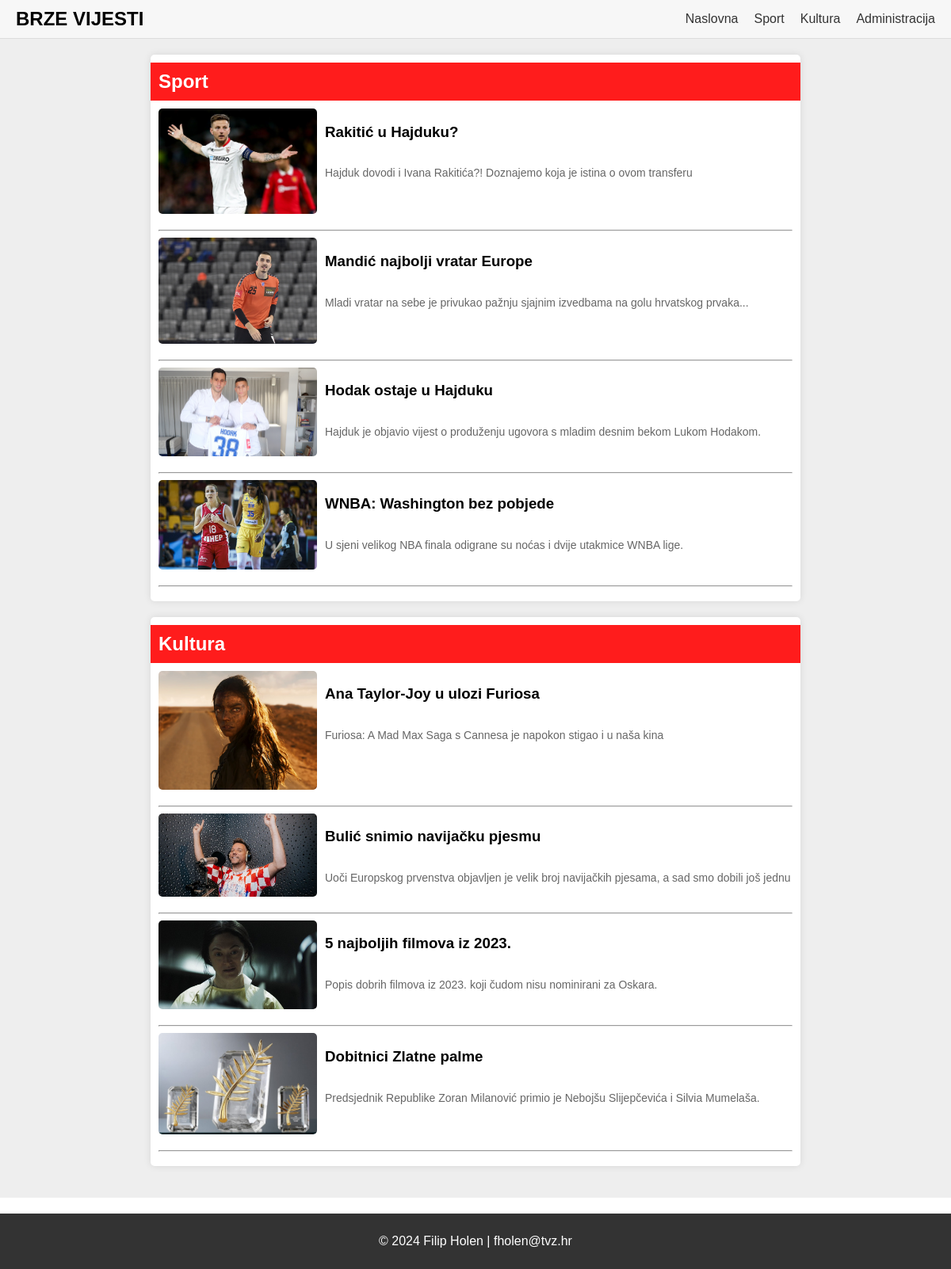
The page / on the database its author committed.
### tables this page shows
CREATE TABLE `vijesti` (
  `id` int(11) NOT NULL,
  `datum` varchar(25) NOT NULL,
  `naslov` varchar(255) NOT NULL,
  `sazetak` text NOT NULL,
  `tekst` text NOT NULL,
  `slika` varchar(255) DEFAULT NULL,
  `kategorija` varchar(50) NOT NULL,
  `arhiva` tinyint(1) NOT NULL DEFAULT 0
);

### index.php (the view, shortened to what this page needs)
<!DOCTYPE html>
<html lang="hr">
<head>
    <link rel="stylesheet" href="style.css">
</head>
<body>
    <header>
    <a href="index.php"><div class="logo">BRZE VIJESTI</div></a>
        <nav>
            <ul>
                <li><a href="index.php">Naslovna</a></li>
                <li><a href="kategorija.php?id=sport">Sport</a></li>
                <li><a href="kategorija.php?id=kultura">Kultura</a></li>
                <li><a href="administracija.php">Administracija</a></li>
            </ul>
        </nav>
    </header>
    <main>
    <?php
include 'connect.php';
function displayArticles($category) {
    global $db;
    $query = "SELECT * FROM vijesti WHERE arhiva=0 AND kategorija=? ORDER BY datum DESC LIMIT 4";
    $stmt = mysqli_prepare($db, $query);
    mysqli_stmt_bind_param($stmt, "s", $category);
    mysqli_stmt_execute($stmt);
    $result = mysqli_stmt_get_result($stmt);
    if (mysqli_num_rows($result) > 0) {
        echo "<section class='category $category' id='$category'>";
        echo "<h2>" . ucfirst($category) . "</h2>";
        while($row = mysqli_fetch_array($result)) {
            echo '<article>';
            echo '<img src="' . UPLPATH . $row['slika'] . '" alt="' . $row['naslov'] . '">';
            echo '<div>';
            echo '<h3><a href="clanak.php?id='.$row['id'].'">'.$row['naslov'].'</a></h3>';
            echo '<p>'.$row['sazetak'].'</p>';
            echo '</div>';
            echo '</article>';
            echo "<hr>";
        }
        echo "</section>";
    } else {
        echo "<p>Nema članaka za kategoriju: " . ucfirst($category) . "</p>";
    }
}
displayArticles('sport');
displayArticles('kultura');
?>
    </main>
    <footer>
        <p>&copy; 2024 Filip Holen | fholen@tvz.hr</p>
    </footer>
</body>
</html>

### style.css (style rules this page uses)
body, html { margin: 0; padding: 0; font-family: Arial, sans-serif; scroll-behavior: smooth; }
header { background-color: #f7f7f7; display: flex; justify-content: space-between; align-items: center; padding: 10px 20px; border-bottom: 1px solid #ddd; }
header .logo { font-size: 24px; font-weight: bold; }
header nav ul { list-style: none; margin: 0; padding: 0; display: flex; }
header nav ul li { margin-left: 20px; }
header nav ul li a { text-decoration: none; color: #333; }
main { display: flex; flex-direction: column; align-items: center; padding: 20px; background-color: #eee; }
a { color: black; text-decoration: none; }
.category { width: 100%; max-width: 800px; margin-bottom: 20px; background-color: white; padding: 10px; border-radius: 5px; box-shadow: 0 0 10px rgba(0,0,0,0.1); }
.category h2 { background-color: #ff1c1c; padding: 10px; margin: 0 -10px 10px; color: white; }
.category article { display: flex; margin-bottom: 20px; }
.category article img { width: 200px; height: 200x; object-fit: cover; margin-right: 10px; border-radius: 5px; }
.category article div { display: flex; flex-direction: column; }
.category article p { font-size: 14px; color: #666; margin-bottom: 0; word-wrap: break-word; }
footer { background-color: #333; color: white; text-align: center; padding: 10px 0; margin-top: 20px; }

### rows shown on the page
vijesti: slika (picture), naslov "Rakitić u Hajduku?", sazetak "Hajduk dovodi i Ivana Rakitića?! Doznajemo koja je istina o ovom transferu"
vijesti: slika (picture), naslov "Mandić najbolji vratar Europe", sazetak "Mladi vratar na sebe je privukao pažnju sjajnim izvedbama na golu hrvatskog prvaka..."
vijesti: slika (picture), naslov "Hodak ostaje u Hajduku", sazetak "Hajduk je objavio vijest o produženju ugovora s mladim desnim bekom Lukom Hodakom."
vijesti: slika (picture), naslov "WNBA: Washington bez pobjede", sazetak "U sjeni velikog NBA finala odigrane su noćas i dvije utakmice WNBA lige."
vijesti: slika (picture), naslov "Ana Taylor-Joy u ulozi Furiosa", sazetak "Furiosa: A Mad Max Saga s Cannesa je napokon stigao i u naša kina"
vijesti: slika (picture), naslov "Bulić snimio navijačku pjesmu", sazetak "Uoči Europskog prvenstva objavljen je velik broj navijačkih pjesama, a sad smo dobili još jednu"
vijesti: slika (picture), naslov "5 najboljih filmova iz 2023.", sazetak "Popis dobrih filmova iz 2023. koji čudom nisu nominirani za Oskara."
vijesti: slika (picture), naslov "Dobitnici Zlatne palme", sazetak "Predsjednik Republike Zoran Milanović primio je Nebojšu Slijepčevića i Silvia Mumelaša."

### other values the page prints
$category "Sport Kultura"
